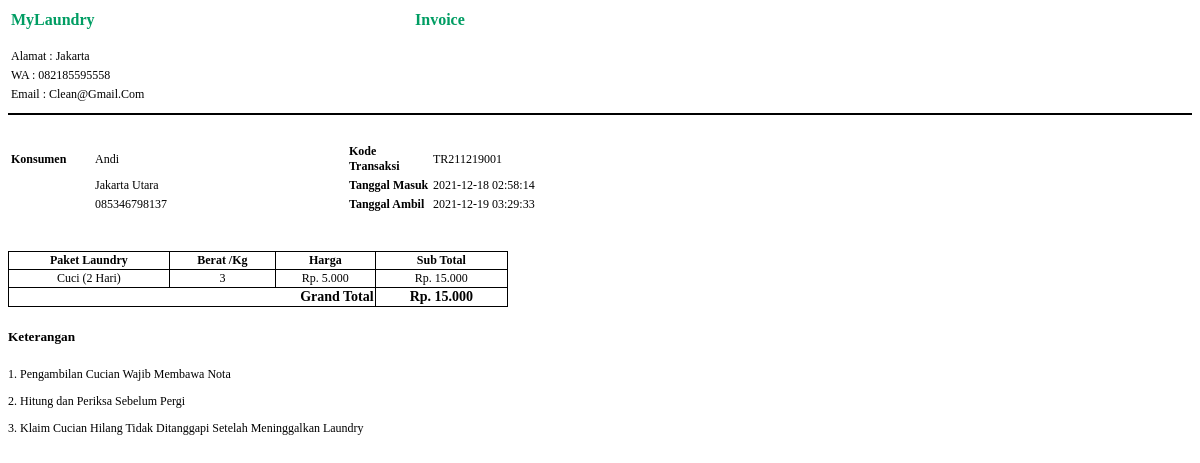
Page /transaksi/detail/TR211219001 on the committed database.
### tables this page shows
CREATE TABLE `transaksi` (
  `kode_transaksi` varchar(20) NOT NULL,
  `kode_konsumen` varchar(12) NOT NULL,
  `kode_paket` varchar(12) NOT NULL,
  `tgl_masuk` datetime NOT NULL,
  `tgl_ambil` datetime NOT NULL,
  `berat` int(10) NOT NULL,
  `grand_total` int(12) NOT NULL,
  `bayar` varchar(20) NOT NULL,
  `status` varchar(20) NOT NULL
);

CREATE TABLE `konsumen` (
  `kode_konsumen` varchar(12) NOT NULL,
  `nama_konsumen` varchar(50) NOT NULL,
  `alamat_konsumen` text NOT NULL,
  `no_telp` varchar(14) NOT NULL
);

CREATE TABLE `paket` (
  `kode_paket` varchar(20) NOT NULL,
  `nama_paket` varchar(50) NOT NULL,
  `harga_paket` varchar(20) NOT NULL
);

### application/controllers/Transaksi.php (called while the page is built, shortened)
<?php
class Transaksi extends CI_Controller
{
    public function __construct()
    {
        $this->load->model('m_transaksi');
    }
    public function detail($kode_transaksi)
    {
        $this->load->library('dompdf_gen');
        $isi['transaksi'] = $this->m_transaksi->detail($kode_transaksi);
        $this->load->view('backend/transaksi/detail', $isi);
    }
}

### index.php (called while the page is built, shortened)
<?php
require_once BASEPATH.'core/CodeIgniter.php';

### application/models/m_transaksi.php (called while the page is built, shortened)
<?php
class M_transaksi extends CI_Model
{
    public function detail($kode_transaksi)
    {
        $this->db->select('*');
        $this->db->from('transaksi');
        $this->db->join('konsumen', 'transaksi.kode_konsumen = konsumen.kode_konsumen', 'left');
        $this->db->join('paket', 'transaksi.kode_paket = paket.kode_paket', 'left');
        $this->db->where('kode_transaksi', $kode_transaksi);
        return $this->db->get()->row_array();
    }
}

### application/views/backend/transaksi/detail.php (the view, shortened to what this page needs)
<body>
    <table>
        <tr>
            <td width="400">
                <h3>MyLaundry</h3>
            </td>
            <td>
                <h3>Invoice</h3>
            </td>
        </tr>
        <tr>
            <td>Alamat : Jakarta</td>
        </tr>
        <tr>
            <td>WA : 082185595558</td>
        </tr>
        <tr>
            <td>Email : Clean@gmail.com</td>
        </tr>
    </table>
    <hr><br>
    <table>
        <tr>
            <td width="80" style="font-weight: bold;">Konsumen</td>
            <td width="250">
                <?= $transaksi['nama_konsumen'] ?>
            </td>
            <td width="80" style="font-weight: bold;">Kode Transaksi</td>
            <td style="text-transform: uppercase;">
                <?= $transaksi['kode_transaksi']; ?>
            </td>
        </tr>
        <tr>
            <td width="80"></td>
            <td width="250">
                <?= $transaksi['alamat_konsumen'] ?>
            </td>
            <td width="80" style="font-weight: bold;">Tanggal Masuk</td>
            <td>
                <?= $transaksi['tgl_masuk']; ?>
            </td>
        </tr>
        <tr>
            <td width="80"></td>
            <td width="250">
                <?= $transaksi['no_telp'] ?>
            </td>
            <?php
            if ($transaksi['tgl_ambil'] != 0) { ?>
                <td width="80" style="font-weight: bold;">Tanggal Ambil</td>
                <td>
                    <?= $transaksi['tgl_ambil']; ?>
                </td>
            <?php } ?>
        </tr>
    </table>
    <br> <br>
    <table width="500" class="tabel">
        <tr>
            <th class="tabel">Paket Laundry</th>
            <th class="tabel">Berat /Kg</th>
            <th class="tabel">Harga</th>
            <th class="tabel">Sub Total</th>
        </tr>
        <tr>
            <td class="tabel">
                <?= $transaksi['nama_paket']; ?>
            </td>
            <td class="tabel">
                <?= $transaksi['berat']; ?>
            </td>
            <td class="tabel">
                <?= "Rp. " . number_format($transaksi['harga_paket'], 0, '.', '.'); ?>
            </td>
            <td class="tabel">
                <?= "Rp. " . number_format($transaksi['grand_total'], 0, '.', '.'); ?>
            </td>
        </tr>
        <tr>
            <td class="tabel" colspan="3" style="text-align:right; font-weight: bold; font-size:14px;">
                Grand Total
            </td>
            <td class="tabel" style="font-weight: bold; font-size:14px;">
                <?= "Rp. " . number_format($transaksi['grand_total'], 0, '.', '.'); ?>
            </td>
        </tr>
    </table>
    <div>
        <h5>Keterangan</h5>
        <p>1. Pengambilan Cucian Wajib Membawa Nota</p>
        <p>2. Hitung dan Periksa Sebelum Pergi</p>
        <p>3. Klaim Cucian Hilang Tidak Ditanggapi Setelah Meninggalkan Laundry</p>
    </div>
</body>

### application/views/backend/transaksi/detail.php (style rules this page uses)
td { font-size: 12px; text-transform: capitalize; }
h3 { font-size: 16px; color: #009d63; }
hr { border: 0; border-top: 2px solid black; }
.tabel { border: 1px solid black; border-collapse: collapse; text-align: center; }
th { font-size: 12px; }
p { font-size: 12px; }

### rows in the picture
transaksi: kode_konsumen.nama_konsumen "Andi", kode_transaksi "TR211219001", kode_konsumen.alamat_konsumen "Jakarta Utara", tgl_masuk "2021-12-18 02:58:14", kode_konsumen.no_telp "085346798137", tgl_ambil "2021-12-19 03:29:33", kode_paket.nama_paket "Cuci (2 Hari)", berat "3", kode_paket.harga_paket "5.000", grand_total "15.000"
